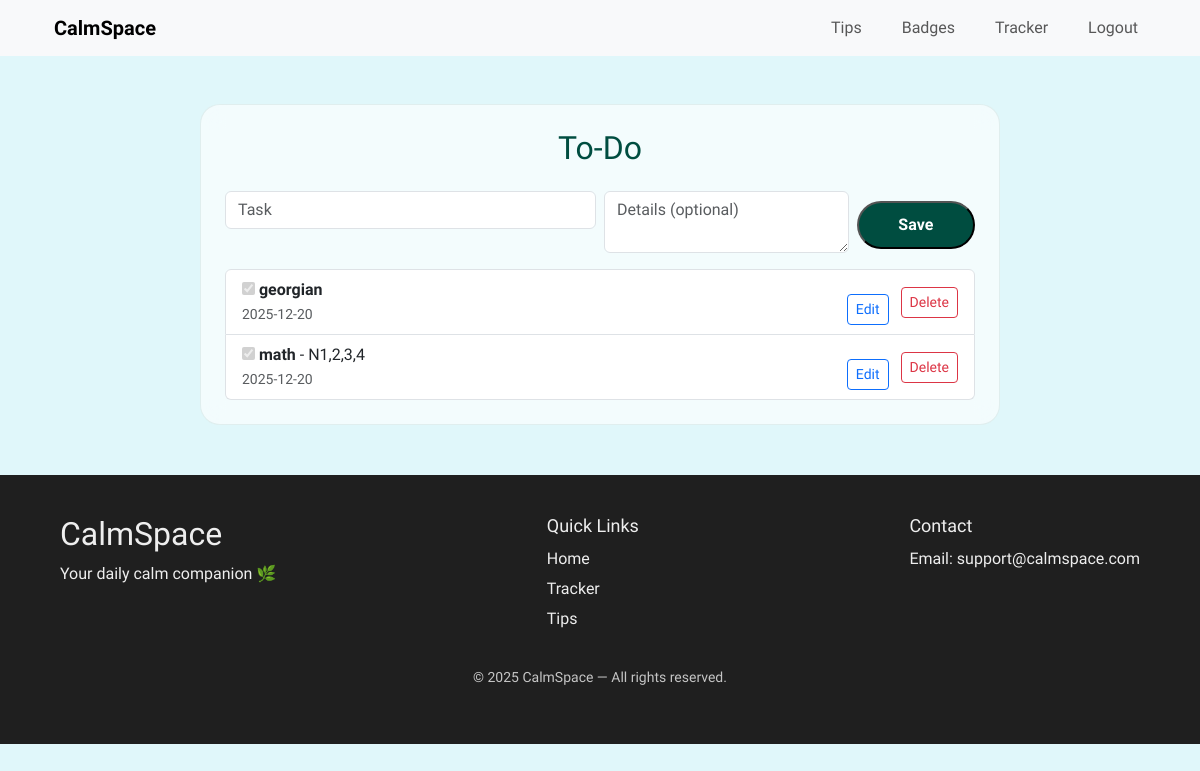
Page /todo (signed in) on the committed database.
### models.py (models this page shows)
class ToDo(db.Model):
    __tablename__ = 'todos'
    id = db.Column(db.Integer, primary_key=True)
    task = db.Column(db.String(255), nullable=False)
    detail = db.Column(db.Text)
    done = db.Column(db.Boolean, default=False)
    created_at = db.Column(db.DateTime, default=datetime.utcnow)
    user_id = db.Column(db.Integer, db.ForeignKey('users.id'), nullable=False)

### routes.py (the view, shortened to what this page needs)
@main.route("/todo", methods=["GET", "POST"])
@login_required
def todo():
    user = get_current_user()
    todo_form = ToDoForm()
    todos = (
        ToDo.query.filter_by(user_id=user.id)
        .order_by(ToDo.created_at.desc())
        .all()
    )
    return render_template("todo.html", todo_form=todo_form, todos=todos)

### forms.py
class ToDoForm(FlaskForm):
    task = StringField('Task', validators=[DataRequired(), Length(max=255)])
    detail = TextAreaField('Detail')
    done = BooleanField('Done')
    submit = SubmitField('Save')

class SignupForm(FlaskForm):
    username = StringField('Username', validators=[DataRequired(), Length(max=80)])
    email = StringField('Email', validators=[DataRequired(), Email(), Length(max=120)])
    password = PasswordField('Password', validators=[DataRequired(), Length(min=8)])
    submit = SubmitField('Create account')

### routes.py (called while the page is built)
def login_required(f):
    @wraps(f)
    def decorated_function(*args, **kwargs):
        if not session.get("user_id"):
            flash("Please log in to access that page.", "warning")
            return redirect(url_for("main.login", next=request.path))
        return f(*args, **kwargs)
    return decorated_function

def get_current_user():
    if getattr(g, "_current_user", None) is not None:
        return g._current_user
    user = None
    if session.get("user_id"):
        user = User.query.get(session["user_id"])
    g._current_user = user
    return user

@main.context_processor
def inject_auth_forms():
    return dict(
        signup_form=SignupForm(),
        login_form=LoginForm(),
        current_user=get_current_user(),
    )

@main.before_app_request
def load_user():
    get_current_user()

### templates/todo.html (shortened to what this page needs)
{% extends 'base.html' %}
{% block css %}
  <link rel="stylesheet" href="{{ url_for('static', filename='style/tracker.css') }}" />
{% endblock %}
{% block content %}
  <section class="container mt-5">
    <div class="glass-card p-4 mx-auto" style="max-width:800px;">
      <h2 class="text-center mb-4">To-Do</h2>
      <form method="POST" class="mb-3">
        <div class="row g-2">
          <div class="col-md-6">{{ todo_form.task(class="form-control", placeholder="Task") }}</div>
          <div class="col-md-4">{{ todo_form.detail(class="form-control", placeholder="Details (optional)") }}</div>
          <div class="col-md-2">{{ todo_form.submit(class="start-btn w-100") }}</div>
        </div>
      </form>
      <ul class="list-group">
        {% for t in todos %}
          <li class="list-group-item d-flex justify-content-between align-items-center">
            <div>
              <input type="checkbox" {% if t.done %}checked{% endif %} disabled>
              <strong>{{ t.task }}</strong> {% if t.detail %}- {{ t.detail }}{% endif %}
              <div><small class="text-muted">{{ t.created_at.strftime('%Y-%m-%d') }}</small></div>
            </div>
            <div>
              <a href="{{ url_for('main.todo_edit', todo_id=t.id) }}" class="btn btn-sm btn-outline-primary me-2">Edit</a>
              <form method="POST" action="{{ url_for('main.todo_delete', todo_id=t.id) }}" style="display:inline;">
                <button type="submit" class="btn btn-sm btn-outline-danger">Delete</button>
              </form>
            </div>
          </li>
        {% else %}
          <li class="list-group-item">No tasks yet — add one above.</li>
        {% endfor %}
      </ul>
    </div>
  </section>
{% endblock %}

### static/style/tracker.css (style rules this page uses)
* { margin: 0; padding: 0; box-sizing: border-box; }
body { font-family: 'Quicksand', sans-serif; background-color: #e0f7fa; color: #004d40; }
.start-btn { margin-top: 10px; display: inline-block; background: #004d40; color: white; padding: 10px 28px; border-radius: 30px; text-decoration: none; font-weight: 600; transition: 0.2s; }
.glass-card { border-radius: 20px; background: rgba(255, 255, 255, 0.6); backdrop-filter: blur(12px); border: 1px solid rgba(0, 77, 64, 0.08); padding: 30px 20px; transition: 0.2s ease; display: flex; flex-direction: column; justify-content: space-between; }
.glass-card a { margin-top: 15px; align-self: center; }

### rows in the picture
ToDo: done "☑", task "georgian", created_at "2025-12-20"
ToDo: done "☑", task "math", detail "N1,2,3,4", created_at "2025-12-20"
